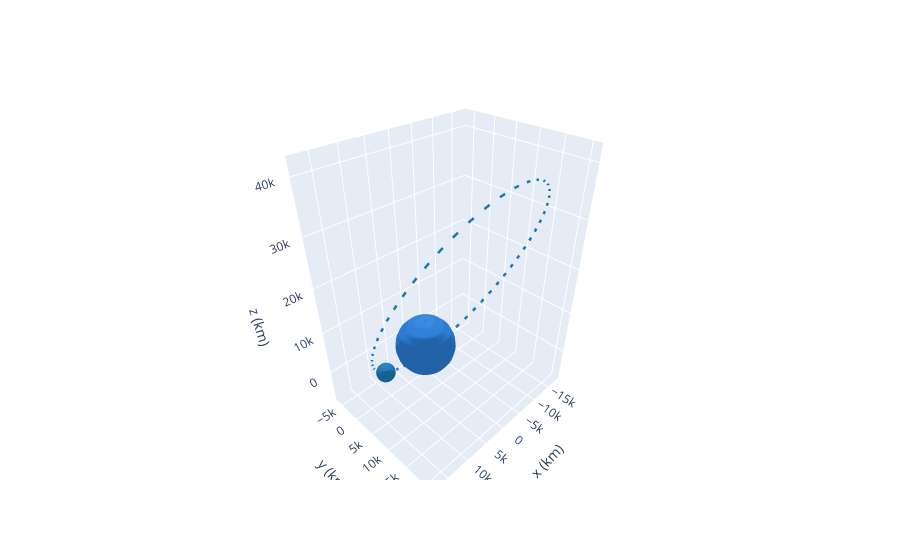

Source (notebook cell):
### Code cell
frame = OrbitPlotter3D()

frame.plot(molniya)

### Figure 1 — Plotly figure (JSON) as saved in the notebook; plotly's stock layout.template omitted (floating-point values rounded to 4 significant figures; data arrays with more than 128 entries replaced by an {"elided": "..."} marker saying what was removed)
{"data": [{"cauto": false, "cmax": 1, "cmin": 1, "colorscale": [[0, "#2a7bd1"], [1, "#2a7bd1"]], "name": "Earth", "showscale": false, "type": "surface", "x": {"elided": "20x20 float values"}, "y": {"elided": "20x20 float values"}, "z": {"elided": "20x20 float values"}}, {"line": {"color": "rgb(31, 119, 180)", "dash": "dash", "width": 5}, "mode": "lines", "name": "2000-01-01 12:00", "type": "scatter3d", "x": {"elided": "150 float values"}, "y": {"elided": "150 float values"}, "z": {"elided": "150 float values"}}, {"cauto": false, "cmax": 1, "cmin": 1, "colorscale": [[0, "rgb(31, 119, 180)"], [1, "rgb(31, 119, 180)"]], "name": "2000-01-01 12:00", "showscale": false, "type": "surface", "x": {"elided": "20x20 float values"}, "y": {"elided": "20x20 float values"}, "z": {"elided": "20x20 float values"}}, {"cauto": false, "cmax": 1, "cmin": 1, "colorscale": [[0, "#2a7bd1"], [1, "#2a7bd1"]], "name": "Earth", "showscale": false, "type": "surface", "x": {"elided": "20x20 float values"}, "y": {"elided": "20x20 float values"}, "z": {"elided": "20x20 float values"}}], "layout": {"autosize": true, "scene": {"aspectmode": "data", "xaxis": {"title": {"text": "x (km)"}}, "yaxis": {"title": {"text": "y (km)"}}, "zaxis": {"title": {"text": "z (km)"}}}}}
